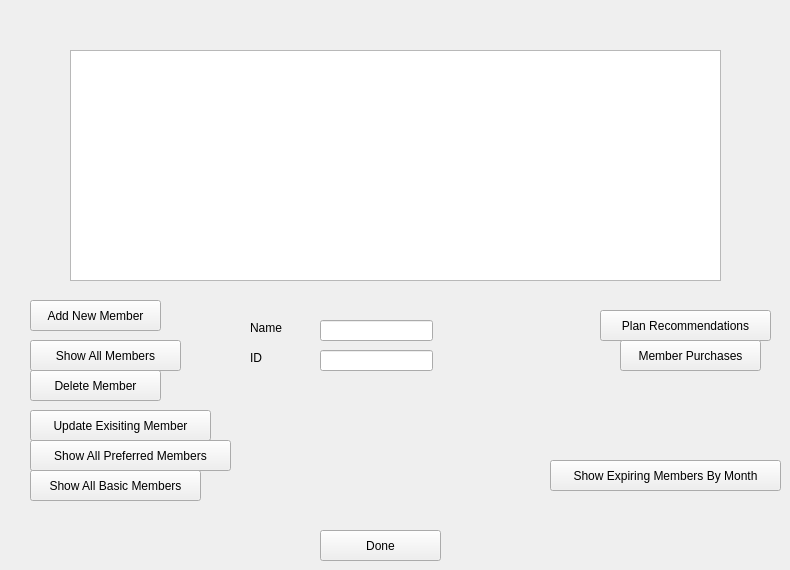
    <widget class="QWidget" name="MembersHomePage_1">
     <widget class="QPushButton" name="AddNewMemberPage">
      <property name="geometry">
       <rect>
        <x>30</x>
        <y>300</y>
        <width>131</width>
        <height>31</height>
       </rect>
      </property>
      <property name="text">
       <string>Add New Member</string>
      </property>
     </widget>
     <widget class="QPushButton" name="UpdateExisitingMemberPage">
      <property name="geometry">
       <rect>
        <x>30</x>
        <y>410</y>
        <width>181</width>
        <height>31</height>
       </rect>
      </property>
      <property name="text">
       <string>Update Exisiting Member</string>
      </property>
     </widget>
     <widget class="QPushButton" name="DeleteMemberPage">
      <property name="geometry">
       <rect>
        <x>30</x>
        <y>370</y>
        <width>131</width>
        <height>31</height>
       </rect>
      </property>
      <property name="text">
       <string>Delete Member</string>
      </property>
     </widget>
     <widget class="QPushButton" name="ShowAllMembers">
      <property name="geometry">
       <rect>
        <x>30</x>
        <y>340</y>
        <width>151</width>
        <height>31</height>
       </rect>
      </property>
      <property name="text">
       <string>Show All Members</string>
      </property>
     </widget>
     <widget class="QPushButton" name="ShowAllBasicMembers">
      <property name="geometry">
       <rect>
        <x>30</x>
        <y>470</y>
        <width>171</width>
        <height>31</height>
       </rect>
      </property>
      <property name="text">
       <string>Show All Basic Members</string>
      </property>
     </widget>
     <widget class="QPushButton" name="ShowAllPreferredMembers">
      <property name="geometry">
       <rect>
        <x>30</x>
        <y>440</y>
        <width>201</width>
        <height>31</height>
       </rect>
      </property>
      <property name="text">
       <string>Show All Preferred Members</string>
      </property>
     </widget>
     <widget class="QPushButton" name="ShowExpiringMembersByMonth">
      <property name="geometry">
       <rect>
        <x>550</x>
        <y>460</y>
        <width>231</width>
        <height>31</height>
       </rect>
      </property>
      <property name="text">
       <string>Show Expiring Members By Month</string>
      </property>
     </widget>
     <widget class="QTextBrowser" name="OutputMembersText">
      <property name="geometry">
       <rect>
        <x>70</x>
        <y>50</y>
        <width>651</width>
        <height>231</height>
       </rect>
      </property>
     </widget>
     <widget class="QPushButton" name="DoneMembersButton">
      <property name="geometry">
       <rect>
        <x>320</x>
        <y>530</y>
        <width>121</width>
        <height>31</height>
       </rect>
      </property>
      <property name="text">
       <string>Done</string>
      </property>
     </widget>
     <widget class="QPushButton" name="MembershipRecommendationButton">
      <property name="geometry">
       <rect>
        <x>600</x>
        <y>310</y>
        <width>171</width>
        <height>31</height>
       </rect>
      </property>
      <property name="text">
       <string>Plan Recommendations</string>
      </property>
     </widget>
     <widget class="QLabel" name="MembersGraphicLabel">
      <property name="geometry">
       <rect>
        <x>330</x>
        <y>10</y>
        <width>111</width>
        <height>21</height>
       </rect>
      </property>
      <property name="text">
       <string>&lt;html&gt;&lt;head/&gt;&lt;body&gt;&lt;p&gt;&lt;img src=&quot;:/Logos/membersGra.jpg&quot;/&gt;&lt;/p&gt;&lt;/body&gt;&lt;/html&gt;</string>
      </property>
     </widget>
     <widget class="QPushButton" name="MemberPurchases_Button">
      <property name="geometry">
       <rect>
        <x>620</x>
        <y>340</y>
        <width>141</width>
        <height>31</height>
       </rect>
      </property>
      <property name="text">
       <string>Member Purchases</string>
      </property>
     </widget>
     <widget class="QLabel" name="MemberNamePurchasesLabel">
      <property name="geometry">
       <rect>
        <x>250</x>
        <y>320</y>
        <width>59</width>
        <height>16</height>
       </rect>
      </property>
      <property name="text">
       <string>Name</string>
      </property>
     </widget>
     <widget class="QLabel" name="MemberIDPurchasesLabel">
      <property name="geometry">
       <rect>
        <x>250</x>
        <y>350</y>
        <width>59</width>
        <height>16</height>
       </rect>
      </property>
      <property name="text">
       <string>ID</string>
      </property>
     </widget>
     <widget class="QLineEdit" name="MemberIDInputMEMBERS">
      <property name="geometry">
       <rect>
        <x>320</x>
        <y>350</y>
        <width>113</width>
        <height>21</height>
       </rect>
      </property>
     </widget>
     <widget class="QLineEdit" name="memberNameINPUT">
      <property name="geometry">
       <rect>
        <x>320</x>
        <y>320</y>
        <width>113</width>
        <height>21</height>
       </rect>
      </property>
     </widget>
    </widget>
